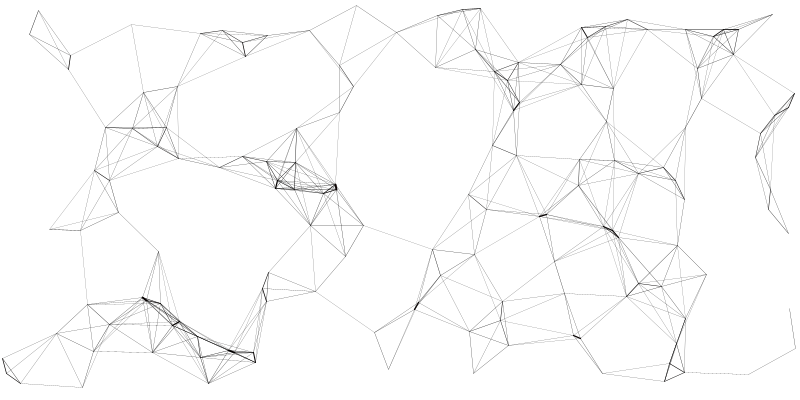
Frame 1 (no input)
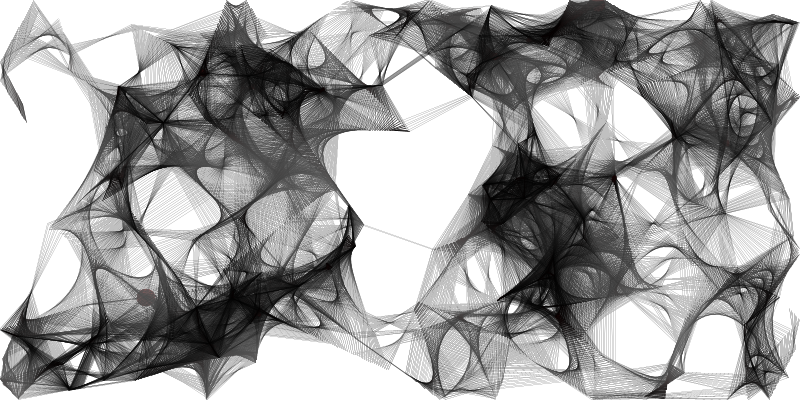
Frame 60 (the mouse pressed at the canvas centre just before this capture)
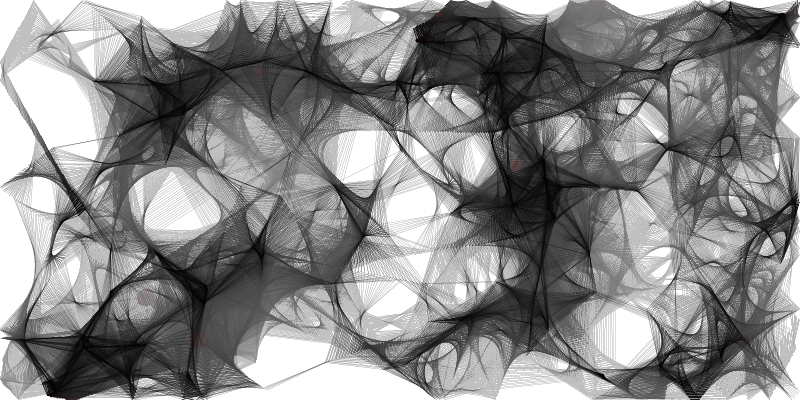
Frame 120 (the mouse held since frame 60 and released just before this capture)

The Processing sketch that drew these frames (run headless with seeded random() and noise(); from frame 60 on, the mouse is pressed at the canvas centre):

// Processing sketch: processing_109746
// ── processing_109746.pde

Ball[] myBall;
int ballAmount = 150;
int distance = 75;
float distBalls, lineWeight, fr;
int d = 2;  // Diameter.
boolean toggleLoop = true;
 
void setup() {
  size(800, 400);
  //  size(screen.width, screen.height);
  background(255);
  fill(0);
  smooth();
 
  //class setup
  myBall = new Ball[ballAmount];
  for (int i = 0; i < ballAmount; i++) {
    myBall[i] = new Ball();
    myBall[i].setup();
  }
}
 
void draw() {
  //  background(255);
  noStroke();
  fill(255, 2.0);
  rect(0, 0, width, height);
  for (int i = 0; i < ballAmount; i++) {
    myBall[i].collide();  // Physics collision.
    myBall[i].step();
    fill(255, 0, 0);
    //    myBall[i].drawBall();  // Optional node display.
    for (int j = 0; j < i; j++) {
      if (i != j) {
        distBalls = dist(myBall[i].x, myBall[i].y, myBall[j].x, myBall[j].y);
 
        if (distBalls <= distance) {  // Use this block for proximal lines.
          lineWeight = 10/distBalls;
          stroke(lineWeight*5, lineWeight, lineWeight);
          strokeWeight(lineWeight);
          line(myBall[i].x, myBall[i].y, myBall[j].x, myBall[j].y);
        }
        //        stroke(0, 10);  // Use this instead for global lines.
        //        line(myBall[i].x, myBall[i].y, myBall[j].x, myBall[j].y);
 
        //        if (distBalls <= d) {  // Simple collision reset.
        //          myBall[i].setInc();  // If using, comment out collide().
        //          myBall[j].setInc();
 
        //        }
      }
    }
  }
}
 
void mousePressed() {
  if (mouseButton == LEFT) {
    if (toggleLoop) {
      noLoop();
      toggleLoop = false;
    }
    else {
      loop();
      toggleLoop = true;
    }
  }
  if (mouseButton == RIGHT) {
    setup();
  }
}
 
//THE CLASS
class Ball {
  float x, y, incX, incY;
 
  void setup() {
    x = random(width);
    y = random(height);
    setInc();
  }
 
  //speed
  void setInc() {
    incX = random(-2, 2);
    incY = random(-2, 2);
  }
 
  //the ball
  void drawBall() {
    noStroke();
    ellipse(x, y, d, d);
  }
 
  //direction
  void step() {
    if (x >= width - d/2 || x <= 0 + d/2) {
      incX = -incX;
    }
    if (y >= height - d/2 || y <= 0 + d/2) {
      incY = -incY;
    }
    x = x + incX;
    y = y + incY;
  }
 
  // Optional Collision Physics a la "Bouncy Bubbles."
  float dx, dy, distance, minDist, angle, targetX, targetY, ax, ay;
  float friction = 1.0004, frictionX = friction, frictionY = friction;
  int diameter = d;
  void collide() {
    for (int i = 0; i < ballAmount; i++) {
      dx = myBall[i].x - x;
      dy = myBall[i].y - y;
      distance = sqrt(dx*dx + dy*dy);
      minDist = myBall[i].diameter/2 + diameter/2;
      if (distance < minDist) {
        angle = atan2(dy, dx);
        targetX = x + cos(angle) * minDist;
        targetY = y + sin(angle) * minDist;
        ax = (targetX - myBall[i].x);
        ay = (targetY - myBall[i].y);
        incX -= ax;
        incY -= ay;
        myBall[i].incX += ax;
        myBall[i].incY += ay;
        incX /= frictionX;
        incY /= frictionY;
        //     int f = frameCount;
        //     println(f + "    " + incX);
      }
    }
  }
}
